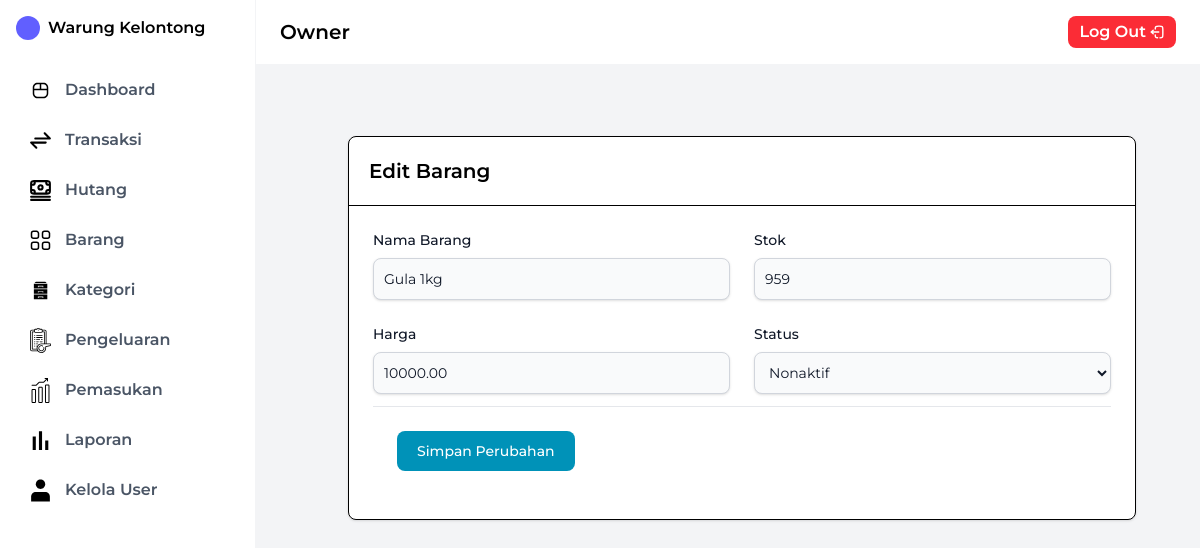
/Views/editBarang.php?id_barang=2 (signed in), run on the app's committed database.
### tables this page shows
CREATE TABLE `barang` (
  `id_barang` int(11) NOT NULL,
  `nama_barang` varchar(100) NOT NULL,
  `stok` int(11) NOT NULL,
  `kategori` int(100) DEFAULT NULL,
  `harga` decimal(12,2) NOT NULL,
  `status` enum('aktif','nonaktif') NOT NULL DEFAULT 'aktif'
);

### Views/editBarang.php (the view, shortened to what this page needs)
<?php
require '../Config/koneksi.php';
$id = $_GET['id_barang'];
$result = mysqli_query($conn, "SELECT * FROM barang WHERE id_barang = $id");
$barang = mysqli_fetch_assoc($result);
include "../Layout/sidebar.php";
?>
<!DOCTYPE html>
<html>
<head>
    <script src="https://cdn.jsdelivr.net/npm/@tailwindcss/browser@4"></script>
</head>
<body class="bg-gray-100 flex flex-1">
    <div class="flex flex-col flex-1">
        <?php include "../Layout/header.php"; ?>
        <main class="p-6 pt-24 pl-32 flex-1">
            <div class="bg-white border border-1 rounded-lg shadow relative m-10">
                <div class="flex items-start justify-between p-5 border-b rounded-t">
                    <h3 class="text-xl font-semibold">Edit Barang</h3>
                </div>
                <div class="p-6 space-y-6">
                    <form method="POST">
                        <div class="grid grid-cols-6 gap-6">
                            <div class="col-span-6 sm:col-span-3">
                                <label class="text-sm font-medium text-gray-900 block mb-2">Nama Barang</label>
                                <input type="text"
                                    name="nama_barang"
                                    value="<?= htmlspecialchars($barang['nama_barang']) ?>"
                                    class="shadow-sm bg-gray-50 border border-gray-300 text-gray-900 sm:text-sm rounded-lg
                                           focus:ring-cyan-600 focus:border-cyan-600 block w-full p-2.5"
                                    required>
                            </div>
                            <div class="col-span-6 sm:col-span-3">
                                <label class="text-sm font-medium text-gray-900 block mb-2">Stok</label>
                                <input type="number"
                                    name="stok"
                                    value="<?= $barang['stok'] ?>"
                                    class="shadow-sm bg-gray-50 border border-gray-300 text-gray-900 sm:text-sm rounded-lg
                                           focus:ring-cyan-600 focus:border-cyan-600 block w-full p-2.5"
                                    required>
                            </div>
                            <div class="col-span-6 sm:col-span-3">
                                <label class="text-sm font-medium text-gray-900 block mb-2">Harga</label>
                                <input type="number"
                                    name="harga"
                                    step="0.01"
                                    value="<?= $barang['harga'] ?>"
                                    class="shadow-sm bg-gray-50 border border-gray-300 text-gray-900 sm:text-sm rounded-lg
                                           focus:ring-cyan-600 focus:border-cyan-600 block w-full p-2.5"
                                    required>
                            </div>
                            <div class="col-span-6 sm:col-span-3">
                                <label class="text-sm font-medium text-gray-900 block mb-2">Status</label>
                                <select name="status"
                                    class="shadow-sm bg-gray-50 border border-gray-300 text-gray-900 sm:text-sm rounded-lg
                                           focus:ring-cyan-600 focus:border-cyan-600 block w-full p-2.5">
                                    <option value="nonaktif" <?= $barang['status'] == 'nonaktif' ? 'selected' : '' ?>>Nonaktif</option>
                                </select>
                            </div>
                        </div>
                        <div class="p-6 mt-3 border-t border-gray-200 rounded-b">
                            <button class="text-white bg-cyan-600 hover:bg-cyan-700 focus:ring-4
                                           focus:ring-cyan-200 font-medium rounded-lg text-sm px-5 py-2.5 text-center"
                                    type="submit">
                                Simpan Perubahan
                            </button>
                        </div>
                    </form>
                </div>
            </div>
        </main>
    </div>
</body>
</html>

### Views/editBarang.php (style rules this page uses)
body { font-family: 'Montserrat', sans-serif; }

### data on the page
barang: nama_barang "Gula 1kg", stok "959", harga "10000.00", status "Nonaktif"

### other printed values
$_SESSION['username'] "Owner"
